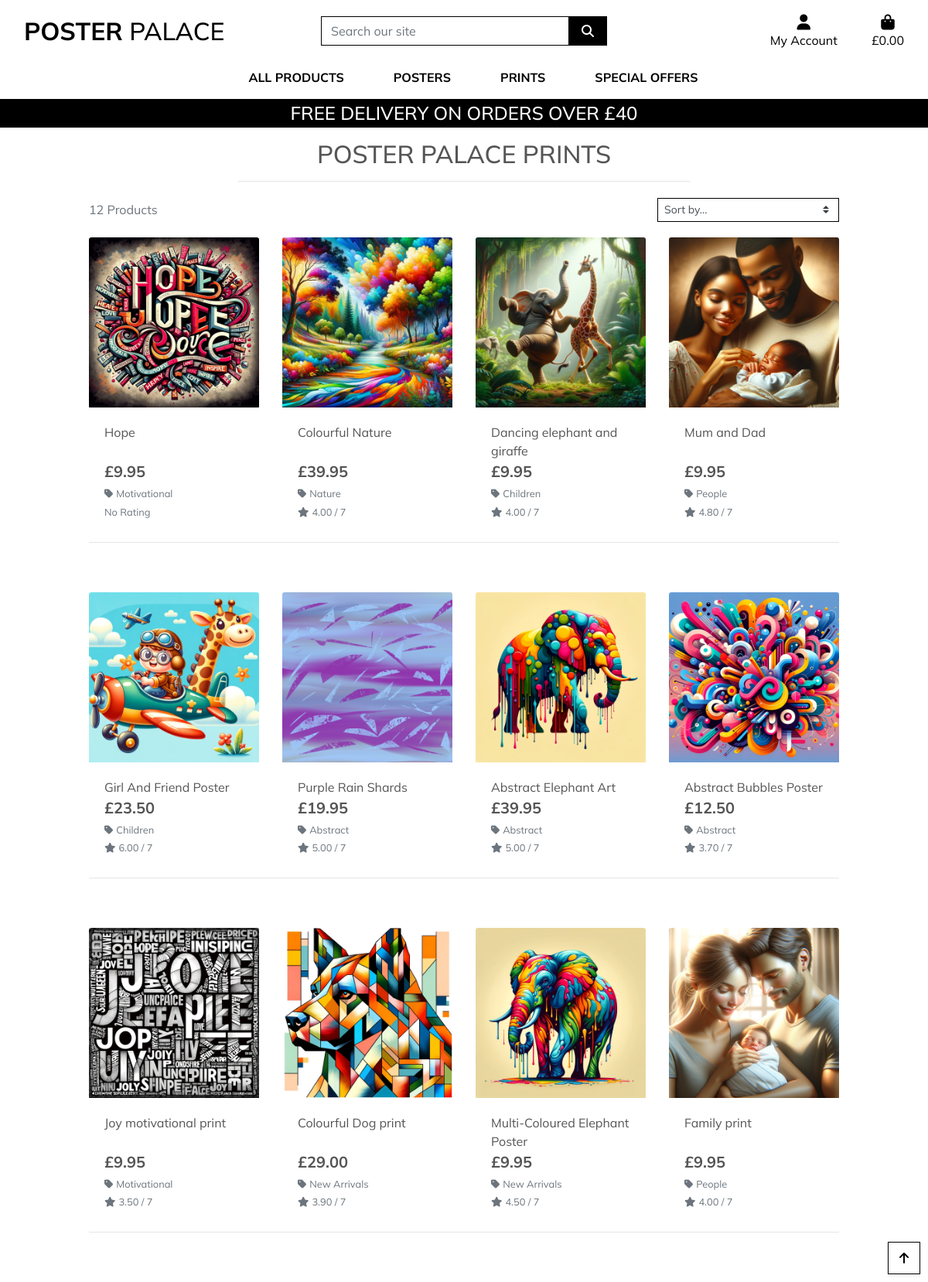
Screenshot of /products/ with the database file from the repository.
### products/models.py (models this page shows, shortened)
class Product(models.Model):
    sku = models.CharField(max_length=15,
                           default=get_random_string,
                           null=True, blank=True)
    name = models.CharField(max_length=200)
    slug = models.SlugField(max_length=200, unique=True)
    image = models.ImageField(null=True, blank=True)
    image2 = models.ImageField(null=True, blank=True)
    description = models.TextField(blank=True)
    sizes = models.BooleanField(default=False, null=True, blank=True)
    price = models.DecimalField(default=9.95, max_digits=8, decimal_places=2)
    category = models.ForeignKey('Category', null=True,
                                 blank=True, on_delete=models.SET_NULL)
    available = models.BooleanField(default=True)
    rating = models.DecimalField(max_digits=7, decimal_places=2,
                                 null=True, blank=True)
    created = models.DateTimeField(auto_now_add=True)
    updated = models.DateTimeField(auto_now=True)

class Category(models.Model):
    name = models.CharField(max_length=200)
    slug = models.SlugField(max_length=200,
                            unique=True, null=True, blank=True)
    friendly_name = models.CharField(max_length=200, null=True, blank=True)
    class Meta:
        ordering = ['name']
        verbose_name = 'category'
        verbose_name_plural = 'categories'

### products/views.py (the view, shortened to what this page needs)
# urls.py: path('', views.all_products, name='products'),
def all_products(request):
    products = Product.objects.all()
    query = None
    categories = None
    sort = None
    direction = None
    if request.GET:
        if 'category' in request.GET:
            categories = request.GET['category'].split(',')
            products = products.filter(category__name__in=categories)
            categories = Category.objects.filter(name__in=categories)
    current_sorting = f'{sort}_{direction}'
    context = {
        'products': products,
        'search_term': query,
        'current_categories': categories,
        'current_sorting': current_sorting,
    }
    return render(request, 'products/products.html', context)

### bag/contexts.py (called while the page is built, shortened)
def bag_contents(request):
    bag_items = []
    total = 0
    product_count = 0
    bag = request.session.get('bag', {})
    if total < settings.FREE_DELIVERY_THRESHOLD:
        delivery = total * Decimal(settings.STANDARD_DELIVERY_PERCENTAGE / 100)
        free_delivery_delta = settings.FREE_DELIVERY_THRESHOLD - total
    else:
        delivery = 0
        free_delivery_delta = 0
    grand_total = delivery + total
    context = {
        'bag_items': bag_items,
        'total': total,
        'product_count': product_count,
        'delivery': delivery,
        'free_delivery_delta': free_delivery_delta,
        'free_delivery_threshold': settings.FREE_DELIVERY_THRESHOLD,
        'grand_total': grand_total,
    }
    return context

### products/templates/products/products.html (shortened to what this page needs)
{% extends "base.html" %}
{% load static %}
{% block page_header %}
    <div class="container header-container">
    </div>
{% endblock %}
{% block content %}
    <div class="overlay"></div>
    <div class="container-fluid">
        <div class="row">
            <div class="col text-center mt-3">
                <h2 class="logo-font">Poster Palace Prints</h2>
                <hr class="w-50 mb-1">
            </div>
        </div>
        <div class="row">
            <div class="product-container col-10 offset-1">
                <div class="row mt-1 mb-2">
                    <div class="col-12 col-md-6 my-auto order-md-last d-flex justify-content-center justify-content-md-end">
                        <div class="sort-select-wrapper w-50">
                            <select id="sort-selector" class="custom-select custom-select-sm rounded-0 border border-{% if current_sorting != 'None_None' %}info{% else %}black{% endif %}">
                                <option value="reset" {% if current_sorting == 'None_None' %}selected{% endif %}>Sort by...</option>
                            </select>
                        </div>
                    </div>
                    <div class="col-12 col-md-6 order-md-first">
                        <p class="text-muted mt-3 text-center text-md-left">
                            {{ products|length }} Products{% if search_term %} found for <strong>"{{ search_term }}"</strong>{% endif %}
                        </p>
                    </div>
                </div>
                <div class="row">
                    {% for product in products %}
                        <div class="col-sm-6 col-md-6 col-lg-4 col-xl-3">
                            <div class="card h-100 border-0">
                                {% if product.image %}
                                <a href="{% url 'product_detail' product.id %}">
                                    <img class="card-img-top img-fluid" src="{{ product.image.url }}" alt="{{ product.name }}">
                                </a>
                                {% else %}
                                <a href="{% url 'product_detail' product.id %}">
                                    <img class="card-img-top img-fluid" src="{{ MEDIA_URL }}noimage.png" alt="{{ product.name }}">
                                </a>
                                {% endif %}
                                <div class="card-body pb-0">
                                    <p class="mb-0">{{ product.name }}</p>
                                </div>
                                <div class="card-footer bg-white pt-0 border-0 text-left">
                                    <div class="row">
                                        <div class="col">
                                            <p class="lead mb-0 text-left font-weight-bold">£{{ product.price }}</p>
                                            {% if product.category %}
                                            <p class="small mt-1 mb-0">
                                                <a class="text-muted" href="{% url 'products' %}?category={{ product.category.name }}">
                                                    <i class="fas fa-tag mr-1"></i>{{ product.category.friendly_name }}
                                                </a>
                                            </p>
                                            {% endif %}
                                            {% if product.rating %}
                                                <small class="text-muted"><i class="fas fa-star mr-1"></i>{{ product.rating }} / 7</small>
                                            {% else %}
                                                <small class="text-muted">No Rating</small>
                                            {% endif %}
                                        </div>
                                    </div>
                                </div>
                            </div>
                        </div>
                        {% if forloop.counter|divisibleby:4 %}
                            <div class="col-12 d-none d-xl-block mb-5">
                                <hr>
                            </div>
                        {% endif %}
                    {% endfor %}
                </div>
            </div>
        </div>
    </div>
    <div class="btt-button shadow-sm rounded-0 border border-black">
        <a class="btt-link d-flex h-100">
            <i class="fas fa-arrow-up text-black mx-auto my-auto"></i>
        </a>
    </div>
{% endblock %}

### static/css/style.css (style rules this page uses)
html { height: 100%; }
body { background: url('/media/images/image4-homepage.webp') no-repeat center center fixed; background-size: cover; height: calc(100vh - 164px); color: #555; font-family: 'Mulish', sans-serif; }
.logo-font { text-transform: uppercase; }
.text-black { color: #000 !important; }
.border-black { border: 1px solid black !important; }
.overlay { height: 100%; width: 100%; top: 0; left: 0; position: fixed; background: white; z-index: -1; }
.btt-button { height: 42px; width: 42px; position: fixed; bottom: 10px; right: 10px; }
.btt-link { cursor: pointer; }
@media (min-width: 1200px) { .container { max-width: 80%; } }
@media (min-width: 992px) { .header-container { padding-top: 164px; } }

### rows the page displays
Product: image (picture), name "Hope", price "9.95", category.friendly_name "Motivational", shows "No Rating"
Product: image (picture), name "Colourful Nature", price "39.95", category.friendly_name "Nature", rating "4.00"
Product: image (picture), name "Dancing elephant and giraffe", price "9.95", category.friendly_name "Children", rating "4.00"
Product: image (picture), name "Mum and Dad", price "9.95", category.friendly_name "People", rating "4.80"
Product: image (picture), name "Girl And Friend Poster", price "23.50", category.friendly_name "Children", rating "6.00"
Product: image (picture), name "Purple Rain Shards", price "19.95", category.friendly_name "Abstract", rating "5.00"
Product: image (picture), name "Abstract Elephant Art", price "39.95", category.friendly_name "Abstract", rating "5.00"
Product: image (picture), name "Abstract Bubbles Poster", price "12.50", category.friendly_name "Abstract", rating "3.70"
Product: image (picture), name "Joy motivational print", price "9.95", category.friendly_name "Motivational", rating "3.50"
Product: image (picture), name "Colourful Dog print", price "29.00", category.friendly_name "New Arrivals", rating "3.90"
Product: image (picture), name "Multi-Coloured Elephant Poster", price "9.95", category.friendly_name "New Arrivals", rating "4.50"
Product: image (picture), name "Family print", price "9.95", category.friendly_name "People", rating "4.00"

### other values shown
{{ free_delivery_threshold }} "40"
{{ products|length }} "12"
